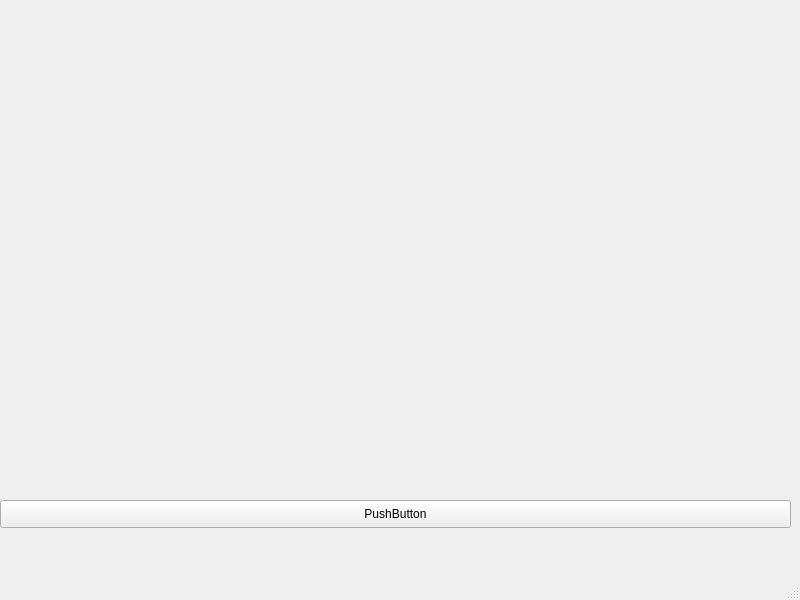
<?xml version="1.0" encoding="UTF-8"?>
<ui version="4.0">
 <class>MainWindow</class>
 <widget class="QMainWindow" name="MainWindow">
  <property name="geometry">
   <rect>
    <x>0</x>
    <y>0</y>
    <width>800</width>
    <height>600</height>
   </rect>
  </property>
  <property name="windowTitle">
   <string>MainWindow</string>
  </property>
  <widget class="QWidget" name="centralwidget">
   <widget class="QPushButton" name="pushButton">
    <property name="geometry">
     <rect>
      <x>0</x>
      <y>500</y>
      <width>791</width>
      <height>28</height>
     </rect>
    </property>
    <property name="text">
     <string>PushButton</string>
    </property>
   </widget>
  </widget>
  <widget class="QMenuBar" name="menubar">
   <property name="geometry">
    <rect>
     <x>0</x>
     <y>0</y>
     <width>800</width>
     <height>26</height>
    </rect>
   </property>
  </widget>
  <widget class="QStatusBar" name="statusbar"/>
 </widget>
 <resources/>
 <connections/>
</ui>
